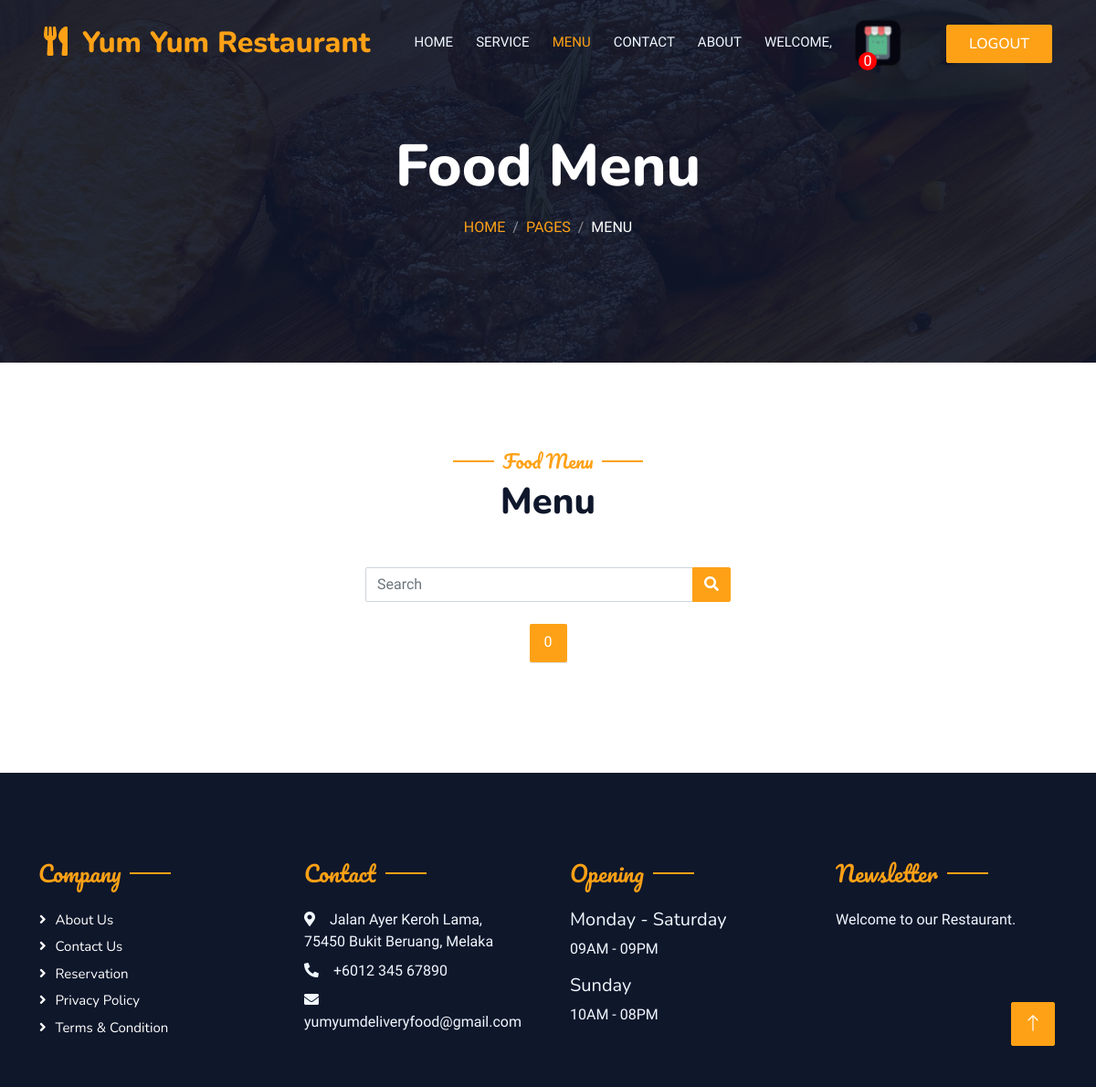
Before: /log_menu.php with the older database file.
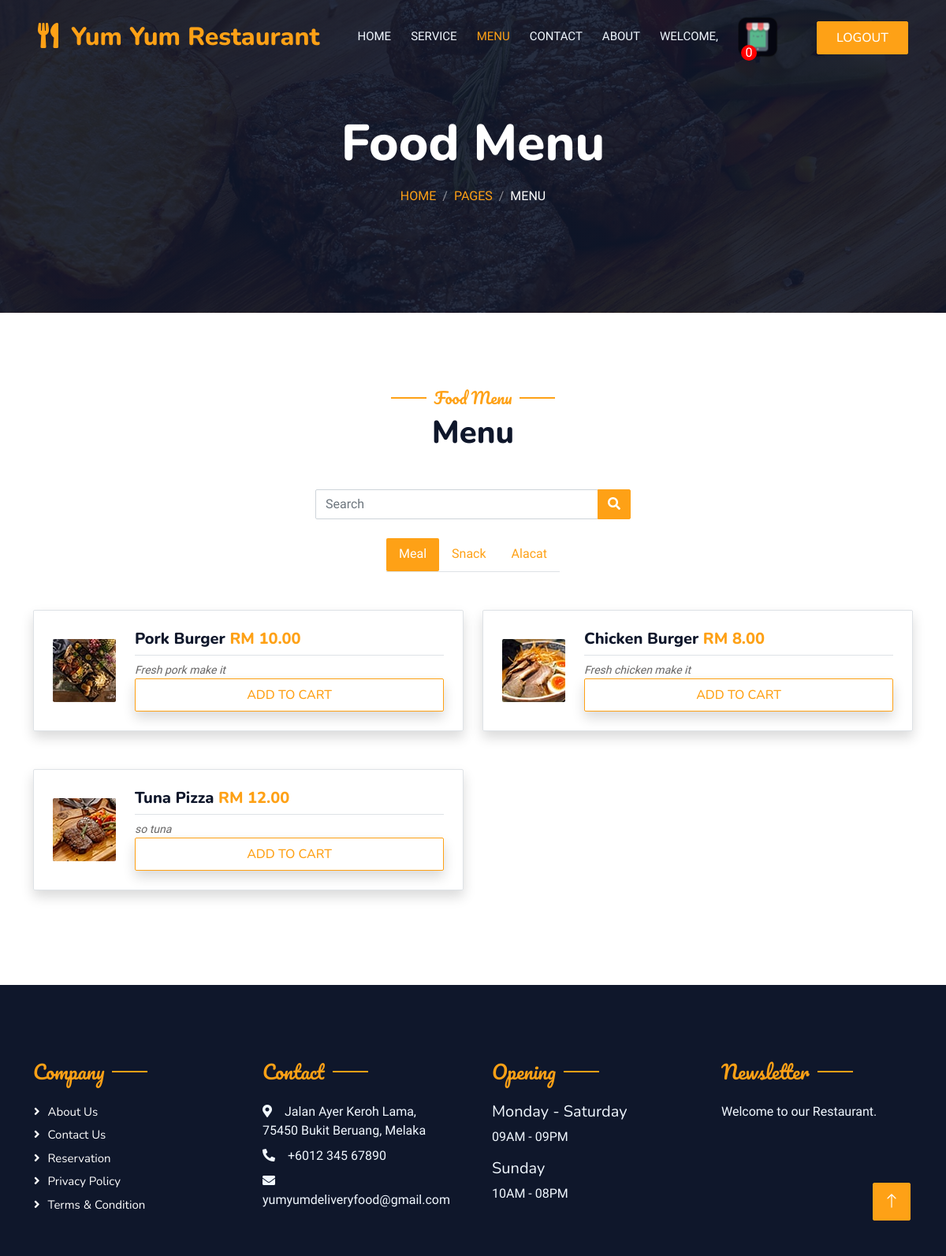
After: the same page with the newer database file.
### tables this page shows
CREATE TABLE `category` (
  `cat_id` int(200) NOT NULL,
  `cat_name` varchar(200) NOT NULL,
  `cat_type` varchar(60) NOT NULL
);

CREATE TABLE `menu` (
  `food_id` int(11) NOT NULL,
  `food_img` varchar(255) NOT NULL,
  `food_name` varchar(100) NOT NULL,
  `food_price` double NOT NULL,
  `food_type` varchar(50) NOT NULL,
  `food_description` varchar(200) NOT NULL,
  `food_delete` int(10) NOT NULL DEFAULT 0
);

### log_menu.php (the view, shortened to what this page needs)
<?php include ("connection_sql.php") ?>
<!DOCTYPE html>
<html lang="en">
<head>
    <link href="https://cdnjs.cloudflare.com/ajax/libs/font-awesome/5.10.0/css/all.min.css" rel="stylesheet">
    <link href="https://cdn.jsdelivr.net/npm/bootstrap-icons@1.4.1/font/bootstrap-icons.css" rel="stylesheet">
    <link href="lib/animate/animate.min.css" rel="stylesheet">
    <link href="lib/owlcarousel/assets/owl.carousel.min.css" rel="stylesheet">
    <link href="lib/tempusdominus/css/tempusdominus-bootstrap-4.min.css" rel="stylesheet" />
    <link href="css/bootstrap.min.css" rel="stylesheet">
    <link href="css/style.css" rel="stylesheet">
    <link href="css/test.css" rel="stylesheet">
    <link href="css/popup.css" rel="stylesheet">
</head>
<?php
    $uid = isset($_GET['userID']) ? $_GET['userID'] : null;
    $sql = "SELECT COUNT(*) AS totalRows FROM cart WHERE cart.user_id = '$uid' and cart_food_delete = '1'";
    $result = mysqli_query($connect, $sql);
    if ($result)
    {
        $row = mysqli_fetch_assoc($result);
        $totalRows = $row['totalRows'];
    }
    $user = "SELECT * FROM users WHERE id = '$uid'";
    $user_result = mysqli_query($connect, $user);
    $row_user = mysqli_fetch_assoc($user_result);
?>
<body class="all">
    <div class="container-xxl bg-white p-0">
        <div class="container-xxl position-relative p-0">
            <nav class="navbar navbar-expand-lg navbar-dark bg-dark px-4 px-lg-5 py-3 py-lg-0">
                <a href="" class="navbar-brand p-0">
                <h1 class="text-primary m-0" style="font-size:xx-large;"><i class="fa fa-utensils me-3"></i>Yum Yum Restaurant</h1>
                </a>
                <div class="collapse navbar-collapse" id="navbarCollapse">
                    <div class="navbar-nav ms-auto py-0 pe-4">
                        <a href="log_index.php?userID=<?php echo $uid; ?>" class="nav-item nav-link">Home</a>
                        <a href="log_service.php?userID=<?php echo $uid; ?>" class="nav-item nav-link">Service</a>
                        <a href="log_menu.php?userID=<?php echo $uid; ?>" class="nav-item nav-link active">Menu</a>
                        <a href="log_contact.php?userID=<?php echo $uid; ?>" class="nav-item nav-link">Contact</a>
                        <a href="log_about.php?userID=<?php echo $uid; ?>" class="nav-item nav-link  ">About</a>
                        <a href="login/p_profile.php?userID=<?php echo $uid?>" class="nav-item nav-link ">WELCOME, <?php echo $row_user["name"]; ?></a>
                        <img class="carticon btn py-2 px-4" src="img/cart-icon h.png" alt=""><span
                            style="position: fixed; display: flex; width: 20px;  height: 20px; background-color: red; justify-content: center; align-items: center; color: white;border-radius: 50%; position: absolute; top: 60%; right: 240px; "><?php echo $totalRows ?></span>
                    </div>
                    <a href="index.html" class="btn btn-primary py-2 px-4"style="--bs-btn-padding-y: .25rem; --bs-btn-padding-x: .5rem; --bs-btn-font-size: .75rem;" id="checkoutBtn">LogOut</a>
                </div>
            </nav>
            <div class="container-xxl py-5 bg-dark hero-header mb-5">
                <div class="container text-center my-5 pt-5 pb-4">
                    <h1 class="display-3 text-white mb-3 animated slideInDown">Food Menu</h1>
                    <nav aria-label="breadcrumb">
                        <ol class="breadcrumb justify-content-center text-uppercase">
                            <li class="breadcrumb-item"><a href="#">Home</a></li>
                            <li class="breadcrumb-item"><a href="#">Pages</a></li>
                            <li class="breadcrumb-item text-white active" aria-current="page">Menu</li>
                        </ol>
                    </nav>
                </div>
            </div>
        </div>
        <div class="container-xxl py-5">
            <div class="container">
                <div class="text-center wow fadeInUp" data-wow-delay="0.1s">
                    <h5 class="section-title ff-secondary text-center text-primary fw-normal">Food Menu</h5>
                    <h1 class="mb-5">Menu</h1>
                </div>
                <form class="d-flex justify-content-center" style="max-width: 400px; margin: 0 auto;" method="post" action="log_search_food.php?userID=<?php echo $uid; ?>" >
                    <div class="input-group rounded">
                        <input type="search" class="form-control rounded" name="search_query" placeholder="Search" aria-label="Search" aria-describedby="search-addon" />
                        <button class="btn btn-primary" type="submit">
                            <i class="fas fa-search"></i>
                        </button>
                    </div>
                </form>
                <br>
                <div class="tab-class text-center wow fadeInUp" data-wow-delay="0.1s">
                    <?php
                        $sql = "SELECT * FROM category";
                        $result = mysqli_query($connect, $sql);
                        $resultcheck = mysqli_num_rows($result);
                        if ($resultcheck > 0) {
                    ?>
                        <ul class="nav nav-pills d-inline-flex justify-content-center border-bottom mb-5" id="myTabs">
                            <?php
                                while ($row = mysqli_fetch_assoc($result)) {
                            ?>
                                <li class="nav-item">
                                    <a class="nav-link" data-toggle="pill" href="#tab-<?php echo $row['cat_type'] ?>">
                                        <?php echo $row['cat_name'] ?>
                                    </a>
                                </li>
                            <?php
                                }
                            ?>
                        </ul>
                        <div class="tab-content">
                            <?php
                                mysqli_data_seek($result, 0);
                                while ($row = mysqli_fetch_assoc($result)) {
                            ?>
                                <div class="tab-pane fade" id="tab-<?php echo $row['cat_type'] ?>">
                                    <div class="row g-4">
                                        <?php
                                            $menuSql = ($row['cat_type'] == 'all') ? "SELECT * FROM menu" : "SELECT * FROM menu WHERE food_type = '{$row['cat_type']}'";
                                            $menuResult = mysqli_query($connect, $menuSql);
                                            while ($menuItem = mysqli_fetch_assoc($menuResult)) {
                                        ?>
                                            <div class="col-lg-6 mb-4">
                                                <div class="d-flex align-items-center p-4 border rounded shadow">
                                                    <img class="flex-shrink-0 img-fluid rounded" style="width: 80px;" src="./img/<?php echo $menuItem['food_img']; ?>">
                                                    <div class="w-100 d-flex flex-column text-start ps-4">
                                                        <h5 class="d-flex justify-content-between border-bottom pb-2">
                                                            <form action="" method="post">
                                                                <span><?php echo $menuItem['food_name']; ?></span>
                                                                <span class="text-primary">RM <?php echo number_format($menuItem['food_price'], 2); ?></span>
                                                            </h5>
                                                            <small class="fst-italic"><?php echo $menuItem['food_description']; ?></small>
                                                            <button type="button" class="btn btn-outline-primary shadow py-2 px-4" name="atc" onclick="pop(<?php echo $menuItem['food_id']; ?>)">Add to cart</button>
                                                    </div>
                                                </div>
                                            </div>
                                        <?php
                                            }
                                        ?>
                                    </div>
                                </div>
                            <?php
                                }
                            ?>
                        </div>
                    <?php
                        }
                    ?>
                </div>
            </div>
        </div>
        <div class="container-fluid bg-dark text-light footer pt-5 mt-5 wow fadeIn" data-wow-delay="0.1s">
            <div class="container py-5">
                <div class="row g-5">
                    <div class="col-lg-3 col-md-6">
                        <h4 class="section-title ff-secondary text-start text-primary fw-normal mb-4">Company</h4>
                        <a class="btn btn-link" href="">About Us</a>
                        <a class="btn btn-link" href="">Contact Us</a>
                        <a class="btn btn-link" href="">Reservation</a>
                        <a class="btn btn-link" href="">Privacy Policy</a>
                        <a class="btn btn-link" href="">Terms & Condition</a>
                    </div>
                    <div class="col-lg-3 col-md-6">
                        <h4 class="section-title ff-secondary text-start text-primary fw-normal mb-4">Contact</h4>
                        <p class="mb-2"><i class="fa fa-map-marker-alt me-3"></i>Jalan Ayer Keroh Lama, 75450 Bukit Beruang, Melaka</p>
                        <p class="mb-2"><i class="fa fa-phone-alt me-3"></i>+6012 345 67890</p>
                        <p class="mb-2"><i class="fa fa-envelope me-3"></i>yumyumdeliveryfood@gmail.com</p>
                    </div>
                    <div class="col-lg-3 col-md-6">
                        <h4 class="section-title ff-secondary text-start text-primary fw-normal mb-4">Opening</h4>
                        <h5 class="text-light fw-normal">Monday - Saturday</h5>
                        <p>09AM - 09PM</p>
                        <h5 class="text-light fw-normal">Sunday</h5>
                        <p>10AM - 08PM</p>
                    </div>
                    <div class="col-lg-3 col-md-6">
                        <h4 class="section-title ff-secondary text-start text-primary fw-normal mb-4">Newsletter</h4>
                        <p>Welcome to our Restaurant. </p>
                    </div>
                </div>
            </div>
        </div>
        <a href="#" class="btn btn-lg btn-primary btn-lg-square back-to-top"><i class="bi bi-arrow-up"></i></a>
    </div>
</body>
</html>

### css/style.css (style rules this page uses)
:root { --primary: #FEA116; --light: #F1F8FF; --dark: #0F172B; }
.ff-secondary { font-family: 'Pacifico', cursive; }
.back-to-top { position: fixed; display: none; right: 45px; bottom: 45px; z-index: 99; }
.btn { font-family: 'Nunito', sans-serif; font-weight: 500; text-transform: uppercase; transition: .5s; }
.btn.btn-primary, .btn.btn-secondary { color: #FFFFFF; }
.btn-lg-square { width: 48px; height: 48px; }
.btn-square, .btn-sm-square, .btn-lg-square { padding: 0; display: flex; align-items: center; justify-content: center; font-weight: normal; border-radius: 2px; }
.navbar-dark .navbar-nav .nav-link { position: relative; margin-left: 25px; padding: 35px 0; font-size: 15px; color: var(--light) !important; text-transform: uppercase; font-weight: 500; outline: none; transition: .5s; }
.navbar-dark .navbar-nav .nav-link:hover, .navbar-dark .navbar-nav .nav-link.active { color: var(--primary) !important; }
@media (min-width: 992px) { .navbar-dark { position: absolute; width: 100%; top: 0; left: 0; z-index: 999; background: transparent !important; } }
.hero-header { background: linear-gradient(rgba(15, 23, 43, .9), rgba(15, 23, 43, .9)), url(../img/bg-hero.jpg); background-position: center center; background-repeat: no-repeat; background-size: cover; }
.breadcrumb-item + .breadcrumb-item::before { color: rgba(255, 255, 255, .5); }
.section-title { position: relative; display: inline-block; }
.section-title::before { position: absolute; content: ""; width: 45px; height: 2px; top: 50%; left: -55px; margin-top: -1px; background: var(--primary); }
.section-title::after { position: absolute; content: ""; width: 45px; height: 2px; top: 50%; right: -55px; margin-top: -1px; background: var(--primary); }
.section-title.text-start::before, .section-title.text-end::after { display: none; }
.nav-pills .nav-item .active { border-bottom: 2px solid var(--primary); }
.footer .btn.btn-link { display: block; margin-bottom: 5px; padding: 0; text-align: left; color: #FFFFFF; font-size: 15px; font-weight: normal; text-transform: capitalize; transition: .3s; }
.footer .btn.btn-link::before { position: relative; content: "\f105"; font-family: "Font Awesome 5 Free"; font-weight: 900; margin-right: 10px; }

Changed rows visible on the page:
removed category: cat_name "0", shown under "Menu"
added category: cat_name "Meal"
added category: cat_name "Snack", shown under "Menu"
added category: cat_name "Alacat", shown under "Menu"
now on this page (row edited): menu: food_img (picture), food_name "Pork Burger", food_price "10.00", food_description "Fresh pork make it"
now on this page (row edited): menu: food_img (picture), food_name "Chicken Burger", food_price "8.00", food_description "Fresh chicken make it"
now on this page (row edited): menu: shows a picture, food_name "Tuna Pizza", food_price "12.00", food_description "so tuna"
